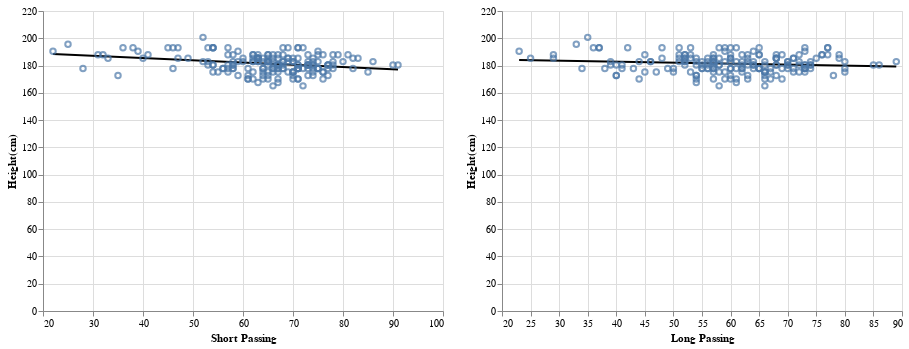

Write notebook code for a chart like this one.
### Code cell
base_mod3 = alt.Chart(player_mod3).mark_point().encode(
x = alt.X('short_passing', title = 'Short Passing'),
y = alt.Y('Height',title = 'Height(cm)'))

base_mod3_regression = base_mod3.transform_regression(on = 'short_passing', regression = 'Height').mark_line(color = 'black')

base_mod4 = alt.Chart(player_mod3).mark_point().encode(
x = alt.X('long_passing', title = 'Long Passing'),
y = alt.Y('Height',title = 'Height(cm)'))

base_mod4_regression = base_mod4.transform_regression(on = 'long_passing', regression = 'Height').mark_line(color = 'black')
base_mod3_regression + base_mod3 | base_mod4_regression + base_mod4

### Figure 1 — Vega-Lite specification as saved in the notebook (floating-point values rounded to 4 significant figures; data arrays with more than 128 entries replaced by an {"elided": "..."} marker saying what was removed)
{"config": {"view": {"continuousWidth": 400, "continuousHeight": 300}}, "hconcat": [{"layer": [{"mark": {"type": "line", "color": "black"}, "encoding": {"x": {"field": "short_passing", "title": "Short Passing", "type": "quantitative"}, "y": {"field": "Height", "title": "Height(cm)", "type": "quantitative"}}, "transform": [{"on": "short_passing", "regression": "Height"}]}, {"mark": "point", "encoding": {"x": {"field": "short_passing", "title": "Short Passing", "type": "quantitative"}, "y": {"field": "Height", "title": "Height(cm)", "type": "quantitative"}}}]}, {"layer": [{"mark": {"type": "line", "color": "black"}, "encoding": {"x": {"field": "long_passing", "title": "Long Passing", "type": "quantitative"}, "y": {"field": "Height", "title": "Height(cm)", "type": "quantitative"}}, "transform": [{"on": "long_passing", "regression": "Height"}]}, {"mark": "point", "encoding": {"x": {"field": "long_passing", "title": "Long Passing", "type": "quantitative"}, "y": {"field": "Height", "title": "Height(cm)", "type": "quantitative"}}}]}], "data": {"name": "data-a99ac79fa57b50049f95da5096e4f27d"}, "$schema": "https://vega.github.io/schema/vega-lite/v4.17.0.json", "datasets": {"data-a99ac79fa57b50049f95da5096e4f27d": {"elided": "184 records"}}}
